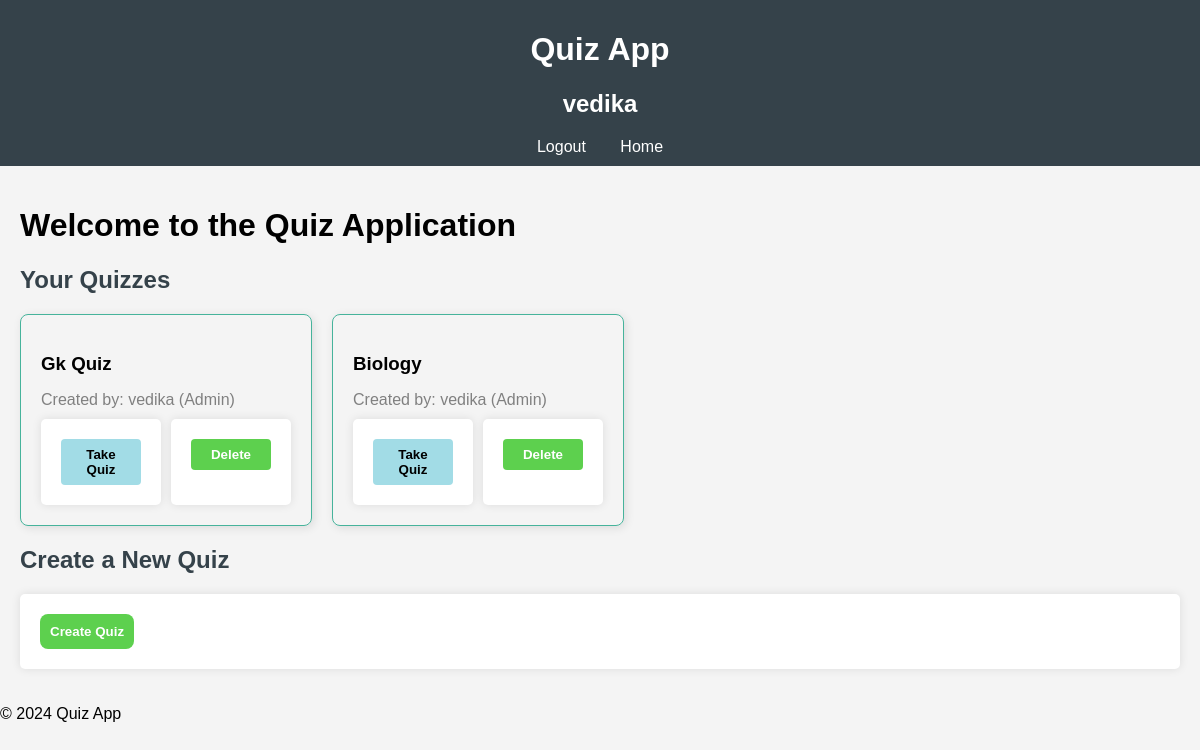
The app's page /home/ (signed in) with its own data.
### quiz/models.py (models this page shows)
class Quiz(models.Model):
    title = models.CharField(max_length=200)
    creator = models.ForeignKey(User, on_delete=models.CASCADE)

### quiz/views.py (the view)
# urls.py: path('home/', views.home, name='home'),
def home(request):
    if request.user.is_authenticated:
        quizzes = Quiz.objects.filter(
            Q(creator__is_staff=True) | Q(creator=request.user)
        )
    else:
        quizzes = Quiz.objects.none()
    return render(request, 'home.html', {'quizzes': quizzes})

### quiz/templates/home.html (shortened to what this page needs)
{% extends 'base.html' %}
{% block content %}
<h1>Welcome to the Quiz Application</h1>
{% if user.is_authenticated %}
    <h2>Your Quizzes</h2>
    <div style="display: flex; flex-wrap: wrap; gap: 20px;">
        {% for quiz in quizzes %}
            <div style="border: 1px solid #46b39b; padding: 20px; border-radius: 8px; width: 250px; box-shadow: 2px 2px 10px rgba(0, 0, 0, 0.1);">
                <h3 style="margin-bottom: 10px;">{{ quiz.title }}</h3>
                <p style="color: gray; margin-bottom: 10px;">
                    Created by: {{ quiz.creator.username }}
                    {% if quiz.creator.is_staff %}
                        (Admin)
                    {% endif %}
                </p>
                <div style="display: flex; justify-content: space-between;">
                    <form action="{% url 'take_quiz' quiz.id %}" method="get" style="flex: 1; margin-right: 10px;">
                        <button type="submit" style="background-color: rgb(162, 220, 230); color: black; font-weight: bold; padding: 8px 10px; border: none; cursor: pointer; width: 100%; border-radius: 4px;">
                            Take Quiz
                        </button>
                    </form>
                    {% if quiz.creator == user or user.is_staff %}
                        <form action="{% url 'delete_quiz' quiz.id %}" method="post" style="flex: 1;">
                            <button type="submit" style="background-color: rgb(93, 208, 78); color: white; font-weight: bold; padding: 8px 10px; border: none; cursor: pointer; width: 100%; border-radius: 4px;" onclick="return confirm('Are you sure you want to delete this quiz?');">
                                Delete
                            </button>
                        </form>
                    {% endif %}
                </div>
            </div>
        {% empty %}
            <p>No quizzes available.</p>
        {% endfor %}
    </div>
    <h2>Create a New Quiz</h2>
    <form action="{% url 'create_quiz' %}" method="get">
        <button type="submit" style="background-color: rgb(93, 208, 78); color: white; font-weight: bold; padding: 10px; border: none; cursor: pointer; border-radius: 8px;">
            Create Quiz
        </button>
    </form>
{% else %}
    <h2>Please log in to participate in quizzes</h2>
    <a href="{% url 'login' %}">Login</a> or <a href="{% url 'register' %}">Register</a>
{% endif %}
{% endblock %}

### quiz/templates/base.html (shortened to what this page needs)
{% load static %}
<!DOCTYPE html>
<html lang="en">
<head>
    <link rel="stylesheet" href="{% static 'css/style.css' %}">
</head>
<body>
    <header>
        <h1>Quiz App</h1>
        <nav>
            {% if user.is_authenticated %}
                <h1>{{ user.username }}</h1>
                <a href="{% url 'logout' %}">Logout</a>
                <a href="{% url 'home' %}">Home</a>
            {% else %}
                <a href="{% url 'register' %}">Register</a>
            {% endif %}
        </nav>
    </header>
    <main>
        {% block content %}
        {% endblock %}
    </main>
    <footer>
        <p>&copy; 2024 Quiz App</p>
    </footer>
</body>
</html>

### quiz/static/css/style.css (style rules this page uses)
body { font-family: Arial, sans-serif; margin: 0; padding: 0; background-color: #f4f4f4; }
header { background: #35424a; color: #ffffff; padding: 10px 0; text-align: center; }
nav a { color: #ffffff; margin: 0 15px; text-decoration: none; }
main { padding: 20px; }
h2 { color: #35424a; }
form { background: #ffffff; padding: 20px; border-radius: 5px; box-shadow: 0 0 10px rgba(0, 0, 0, 0.1); }
button { background: #35424a; color: #ffffff; padding: 10px; border: none; cursor: pointer; }

### records on screen
Quiz: title "Gk Quiz", creator.username "vedika", shows "(Admin)", shows "Delete"
Quiz: title "Biology", creator.username "vedika", shows "(Admin)", shows "Delete"

### other values on screen
{{ user.username }} "vedika"
